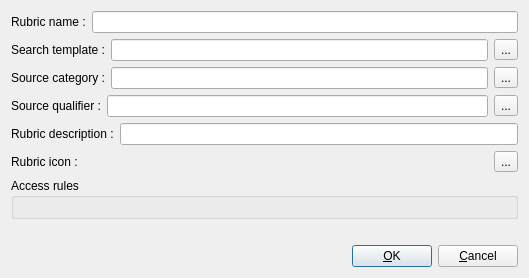
<?xml version="1.0" encoding="UTF-8"?>
<ui version="4.0">
 <class>rubric_form</class>
 <widget class="QDialog" name="rubric_form">
  <property name="geometry">
   <rect>
    <x>0</x>
    <y>0</y>
    <width>529</width>
    <height>278</height>
   </rect>
  </property>
  <property name="windowTitle">
   <string>Add/Edit rubric</string>
  </property>
  <layout class="QVBoxLayout" name="verticalLayout">
   <item>
    <layout class="QHBoxLayout" name="rubric_name_layout">
     <item>
      <widget class="QLabel" name="lRubricName">
       <property name="text">
        <string>Rubric name :</string>
       </property>
       <property name="alignment">
        <set>Qt::AlignJustify|Qt::AlignVCenter</set>
       </property>
      </widget>
     </item>
     <item>
      <widget class="QLineEdit" name="lERubricName"/>
     </item>
    </layout>
   </item>
   <item>
    <layout class="QHBoxLayout" name="search_template_layout">
     <item>
      <widget class="QLabel" name="lSearchTemplate">
       <property name="text">
        <string>Search template :</string>
       </property>
       <property name="alignment">
        <set>Qt::AlignJustify|Qt::AlignVCenter</set>
       </property>
      </widget>
     </item>
     <item>
      <widget class="QLineEdit" name="lESearchTemplate">
       <property name="readOnly">
        <bool>true</bool>
       </property>
      </widget>
     </item>
     <item>
      <widget class="QToolButton" name="tbSearchTemplate">
       <property name="text">
        <string>...</string>
       </property>
      </widget>
     </item>
    </layout>
   </item>
   <item>
    <layout class="QHBoxLayout" name="category_layout">
     <item>
      <widget class="QLabel" name="lCategory">
       <property name="text">
        <string>Source category :</string>
       </property>
       <property name="alignment">
        <set>Qt::AlignJustify|Qt::AlignVCenter</set>
       </property>
      </widget>
     </item>
     <item>
      <widget class="QLineEdit" name="lECategory">
       <property name="readOnly">
        <bool>true</bool>
       </property>
      </widget>
     </item>
     <item>
      <widget class="QToolButton" name="tbCategory">
       <property name="text">
        <string>...</string>
       </property>
      </widget>
     </item>
    </layout>
   </item>
   <item>
    <layout class="QHBoxLayout" name="io_layout">
     <item>
      <widget class="QLabel" name="lIO">
       <property name="text">
        <string>Source qualifier :</string>
       </property>
       <property name="alignment">
        <set>Qt::AlignJustify|Qt::AlignVCenter</set>
       </property>
      </widget>
     </item>
     <item>
      <widget class="QLineEdit" name="lEIO">
       <property name="readOnly">
        <bool>true</bool>
       </property>
      </widget>
     </item>
     <item>
      <widget class="QToolButton" name="tbIO">
       <property name="text">
        <string>...</string>
       </property>
      </widget>
     </item>
    </layout>
   </item>
   <item>
    <layout class="QHBoxLayout" name="rubric_desc_layout">
     <item>
      <widget class="QLabel" name="lDescription">
       <property name="text">
        <string>Rubric description :</string>
       </property>
       <property name="alignment">
        <set>Qt::AlignJustify|Qt::AlignVCenter</set>
       </property>
      </widget>
     </item>
     <item>
      <widget class="QLineEdit" name="lERubricDescription"/>
     </item>
    </layout>
   </item>
   <item>
    <layout class="QHBoxLayout" name="icon_layout">
     <item>
      <widget class="QLabel" name="lRubricIcon">
       <property name="text">
        <string>Rubric icon :</string>
       </property>
       <property name="alignment">
        <set>Qt::AlignJustify|Qt::AlignVCenter</set>
       </property>
      </widget>
     </item>
     <item>
      <widget class="QLabel" name="lRubricIconImage">
       <property name="text">
        <string/>
       </property>
      </widget>
     </item>
     <item>
      <widget class="QToolButton" name="tbRubricIcon">
       <property name="text">
        <string>...</string>
       </property>
      </widget>
     </item>
    </layout>
   </item>
   <item>
    <widget class="QGroupBox" name="gbAccessRules">
     <property name="title">
      <string>Access rules</string>
     </property>
     <layout class="QGridLayout" name="gridLayout"/>
    </widget>
   </item>
   <item>
    <spacer name="verticalSpacer">
     <property name="orientation">
      <enum>Qt::Vertical</enum>
     </property>
     <property name="sizeHint" stdset="0">
      <size>
       <width>20</width>
       <height>40</height>
      </size>
     </property>
    </spacer>
   </item>
   <item>
    <layout class="QHBoxLayout" name="horizontalLayout">
     <item>
      <spacer name="horizontalSpacer">
       <property name="orientation">
        <enum>Qt::Horizontal</enum>
       </property>
       <property name="sizeHint" stdset="0">
        <size>
         <width>398</width>
         <height>20</height>
        </size>
       </property>
      </spacer>
     </item>
     <item>
      <widget class="QPushButton" name="pbOk">
       <property name="text">
        <string>&amp;OK</string>
       </property>
      </widget>
     </item>
     <item>
      <widget class="QPushButton" name="pbCancel">
       <property name="text">
        <string>&amp;Cancel</string>
       </property>
      </widget>
     </item>
    </layout>
   </item>
  </layout>
  <zorder>gbAccessRules</zorder>
  <zorder>verticalSpacer</zorder>
 </widget>
 <resources/>
 <connections/>
</ui>
